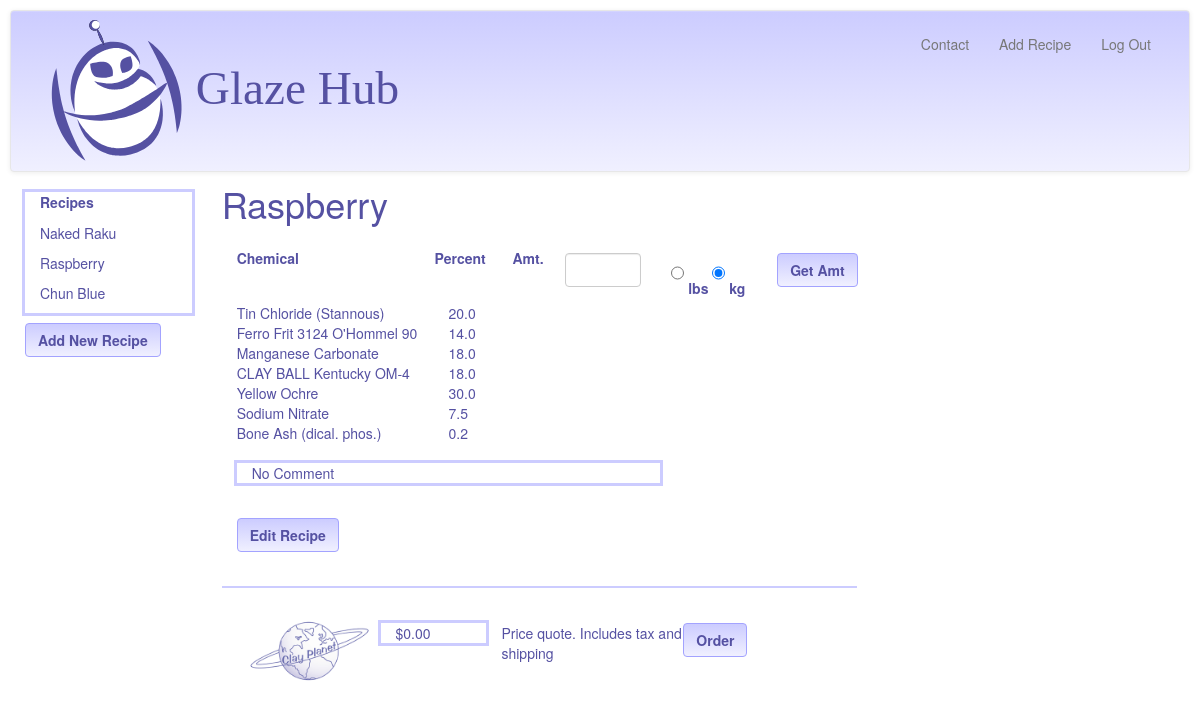
The app's page /recipecomps/4/Raspberry (signed in) with its own data.
### model.py (models this page shows, shortened)
class Recipe(Base):
	__tablename__ = "recipes"
	id = Column(Integer, primary_key = True)
	recipe_name = Column(String (120))
	user_id = Column(Integer, ForeignKey('users.id'))
	user_notes = Column(String (3000), nullable = True)
	user = relationship("User", backref = backref("recipes", order_by=id))
	@classmethod
	def getRecipeNamesByUserID(cls, user_id):
		return session.query(Recipe).filter_by(user_id = user_id).all()
	@classmethod
	def getRecipeIDByName(cls, recipe_name, user_id):
		return session.query(Recipe).filter_by(recipe_name=recipe_name).filter_by(user_id = user_id).first()

class Component(Base):
	__tablename__ = "components"
	id = Column(Integer, primary_key = True)
	chem_id = Column(Integer, ForeignKey('chemicals.id'), nullable = False)
	recipe_id = Column(Integer, ForeignKey('recipes.id'), nullable = False)
	percentage = Column(Float, nullable = False)
	chem = relationship("Chem", backref = backref("components", order_by=id))
	recipe = relationship("Recipe", backref = backref("components", order_by=id))
	@classmethod
	def getComponentsByRecipeID(cls,recipe_id):
		return session.query(Component).filter_by(recipe_id = recipe_id).all()

class Chem(Base):
	__tablename__ = "chemicals"
	id = Column(Integer, primary_key = True)
	chem_name = Column(String(120))
	quarter = Column(Float)
	half = Column(Float)
	onelb = Column(Float)
	fivelb = Column(Float)
	tenlb = Column(Float)
	twentyfivelb = Column(Float)
	fiftylb = Column(Float)
	onehundlb = Column(Float)
	fivehundlb = Column(Float)

### glazehub.py (the view)
@app.route("/recipecomps/<int:userViewID>/<recipeName>")
def recipe(userViewID, recipeName):
	display_recipes = showUserRecipeList(userViewID)
	userLoginID = session["user_id"]
	if userLoginID != int(userViewID):
		flash ("Invalid User ID. Here are your recipes.")
		userViewID = userLoginID
		recipes = model.Recipe.getRecipeNamesByUserID(userLoginID)
		return render_template("user_recipes.html", display_recipes = recipes)
	else:
		recipe = model.Recipe.getRecipeIDByName(recipeName, userViewID)
		components = model.Component.getComponentsByRecipeID(recipe.id)
	messageToUser = None
	price = 0.00
	batchComp = []
	wholenumlist = []
	leftoverbitslist = []
	batchsize = None
	unit_sys = "unitSys"
	lbschecked = ""
	kgchecked = 'checked = "checked"'
	return render_template("/recipecomps.html/", user_id = userViewID, recipe_name = recipeName,
			components = components, batchComp = batchComp, display_recipes=display_recipes,
			user_notes = recipe.user_notes, messageToUser = messageToUser, unitSys = unit_sys,
			batchsize = batchsize, wholenumlist=wholenumlist, lbschecked =lbschecked,
			kgchecked =kgchecked, leftoverbitslist=leftoverbitslist, price = price)

### glazehub.py (called while the page is built)
def showUserRecipeList(userViewID):
	userLoginID = session["user_id"]
	if userLoginID != int(userViewID):
		flash ("Invalid User ID. Here are your recipes. 3")
		userViewID = userLoginID
		recipes = model.Recipe.getRecipeNamesByUserID(userLoginID)
		return recipes
	else:
		recipes = model.Recipe.getRecipeNamesByUserID(userViewID)
		return recipes

### templates/recipecomps.html (shortened to what this page needs)
{% extends 'base2.html' %}
{% block body %}
<div class = "col-sm-2">
	<div class = "col-sm-12" id = "recipe_list" style="outline: 3px solid #ccccff; margin-bottom:10px" >
    	<label class = "control-label" for="userRecipes">
			Recipes
		</label>
		{% for recipe in display_recipes %}
		<ul style = "margin-top: 6px" class="recipe_names">
			<a class = "recipe_links" href = "/recipecomps/{{recipe.user_id}}/{{recipe.recipe_name }}">
				<li>{{ recipe.recipe_name }}</li></a>
		</ul>
		{% endfor %}
	</div>
	<div class = "row" id = "add_recipe_button">
		<div class = "col-sm-2">
			<a href = "/addRecipe/{{user_id}}">
			<button class ="btn btn-GH" id = "add_recipe">
					<strong>Add New Recipe</strong></button>
			</a>
		</div>
	</div>
</div>
	<div class = "col-sm-10" id = "recipe_section" style="margin-top:-2em">
		<h1>{{ recipe_name }}</h1>
		<div class = "col-sm-8" id = "recipe_list" >
			<div class = "row" style = "color:#5551a2">
				<div class = "col-sm-4" id = "chem_name" style = "margin-top:1em"><strong>Chemical
					</strong>
				</div>
				<div class = "col-sm-2" id = "percentage" style = "margin-top:1em; margin-left:-1em"><strong>Percent
					</strong>
				</div>
				<div class = "form-group" id = "amount_to_make" style = "margin-top:1em">
					<label class = "col-sm-1 control-label" style = "margin-left: -2em" for "amt">
						Amt.
					</label>
					<form action = "/batchSizeChange/{{user_id}}/{{recipe_name}}" method = "POST">
						<div class ="col-sm-2">
							{% if batchsize %}
								<input class = "form-control" type = "text" id = "batchsize"
										  name="batchsize" value = "{{batchsize}}"/>
							{% else %}
								<input class = "form-control" type = "text" id = "batchsize"
										  name="batchsize" value = ""/>
							{% endif %}
						</div>
						<div class = "col-sm-2">
							<input class = "radio-GH" type = "radio" name= "unitSys" value = "lbs"
								{{lbschecked}}/>
							<label for "pounds">lbs</label>
							<input class = "radio-GH" type = "radio" name= "unitSys" value = "kg"
								{{kgchecked}}/>
							<label for "metric">kg</label>
						</div>
						<div class = "col-sm-1">
							<button class ="btn btn-GH" style="margin-top:5px" type = "submit" id = "getAmount">
							<strong>Get Amt</strong></button>
						</div>
						<div class = "col-sm-8" id ="comp_percent_amt">
						{% for comp in components %}
							<div class = "row">
								<div class = "col-sm-6" >{{comp.chem.chem_name}}</div>
								<div class = "col-sm-2">{{comp.percentage}}</div>
							</div>
						{% endfor %}
						</div>
					</form>
				</div>
				<div class = "col-sm-4">
				</div>
			</div>
			<div class = "row">
				<div class = "col-sm-8"
					style="outline: 3px solid #ccccff; margin-top:20px; margin-left:15px;
						margin-bottom:20px">
					{{user_notes}}
				</div>
			</div>
			<div class = "row">
				<form action = "/editRecipe/{{user_id}}/{{recipe_name}}"
					<div class = "col-sm-2">
						<button class ="btn btn-GH" style="margin-top:15px" type = "submit" id = "editRecipe">
						<strong>Edit Recipe</strong></button>
					</div>
			<div class = "row">
				<hr noshade color ="#ccccff"></hr>
			</div>
		<form action = "/emailCP/{{user_id}}">
			<div class = "row">
				<div class = "col-sm-3">
					<img id = "cplogo" src="/static/img/cplogo.png">
				</div>
				<div class = "col-sm-2" style="outline: 3px solid #ccccff; margin-top:15px">
					{{"$%.2f" %price}}
				</div>
				<div class = "col-sm-4" style="margin-top:15px">
					Price quote. Includes tax and shipping
				</div>
				<div class = "col-sm-1">
					<button class ="btn btn-GH" style="margin-top:15px; margin-left:-30px"
						id = "order">
					<strong>Order</strong></button>
				</div>
			</div>
		</form>
	</div>
	</div>
{% endblock %}

### templates/base2.html (shortened to what this page needs)
<html>
    <head>
        <link rel="stylesheet" href="/static/css/bootstrap.css" />
        <link rel="stylesheet" href="/static/css/style.css" />
    </head>
    <body>
        <div class="navbar navbar-default">
            <div class="container-fluid">
                <div class="navbar-header">
                    <img class = "header_logo" src="/static/img/ghlogo1114.svg"><a class="navbar-brand" href="/"></a>
                </div>
                <div class="navbar-collapse collapse">
                    <ul class="nav navbar-nav navbar-right">
                        <li ><a href="mailto:marlenehirose@gmail.com">Contact</a></li>
                        {% if session["user_id"] %}
                            <li><a href = "/addRecipe/{{user_id}}">Add Recipe</a><li>
                            <li ><a href="/logout"> {{"Log Out"}} </a></li>
                        {% else %}
                             <li ><a href="/enterRecipe">Calculator</a></li>
                            <li ><a href="/login">{{"Log In"}}</a></li>
                        {% endif %}
                    </ul>
                </div>
            </div>
        </div>
        {% block body %}{% endblock %}
    </body>
</html>

### static/css/style.css (style rules this page uses)
a:link { color:#5551a2; }
.header_logo { width: 350px; }
#cplogo { width:125px; margin:10px; }
body { margin:10px; font-family: "Helvetica Neue", Helvetica, "Segoe UI", Arial, freesans, sans-serif; color:#5551a2; }
ul.recipe_names { list-style-type: none; padding:0 0px; }
input { height:3em; margin-top: 5px; }
.radio-GH { border:2px #ccccff; }
.navbar-default { background-image: -webkit-linear-gradient(top, #ccccff 0%, #f0f0ff 100%); background-image: -o-linear-gradient(top, #ccccff 0%, #f0f0ff 100%); background-image: -webkit-gradient(linear, left top, left bottom, from(#ccccff), to(#f0f0ff)); background-image: linear-gradient(to bottom, #ccccff 0%, #f0f0ff 100%); filter: progid:DXImageTransform.Microsoft.gradient(startColorstr='#ccccffccccffff', endColorstr='#ccccff0f0ff', GradientType=0); filter: progid:DXImageTransform.Microsoft.gradient(enabled = false); background-repeat: repeat-x; border-radius: 4px; padding:8px; -webkit-box-shadow: inset 0 1px 0 rgba(255, 255, 255, .15), 0 1px 5px rgba(0, 0, 0, .075); box-shadow: inset 0 1px 0 rgba(255, 255, 255, .15), 0 1px 5px rgba(0, 0, 0, .075); }
.btn-GH { background-image: -webkit-linear-gradient(top, #ccccff 0%, #f0f0ff 100%); background-image: -o-linear-gradient(top, #ccccff 0%, #f0f0ff 100%); background-image: -webkit-gradient(linear, left top, left bottom, from(#ccccff), to(#f0f0ff)); background-image: linear-gradient(to bottom, #ccccff 0%, #f0f0ff 100%); filter: progid:DXImageTransform.Microsoft.gradient(startColorstr='#ffccccff', endColorstr='#fff0f0ff', GradientType=0); filter: progid:DXImageTransform.Microsoft.gradient(enabled = false); background-repeat: repeat-x; border-color: #a3a3ff; color:#5551a2; }
hr { border-color:#ccccff; border-width: 2px; }

### records on screen
Recipe: recipe_name "Naked Raku"
Recipe: recipe_name "Raspberry", user_notes "No Comment"
Recipe: recipe_name "Chun Blue"
Component: chem.chem_name "Tin Chloride (Stannous)", percentage "20.0"
Component: chem.chem_name "Ferro Frit 3124 O'Hommel 90", percentage "14.0"
Component: chem.chem_name "Manganese Carbonate", percentage "18.0"
Component: chem.chem_name "CLAY BALL Kentucky OM-4", percentage "18.0"
Component: chem.chem_name "Yellow Ochre", percentage "30.0"
Component: chem.chem_name "Sodium Nitrate", percentage "7.5"
Component: chem.chem_name "Bone Ash (dical. phos.)", percentage "0.2"

### other values on screen
{{ "Log Out" }} "Log Out"
{{ "$%.2f" %price }} "$0.00"
